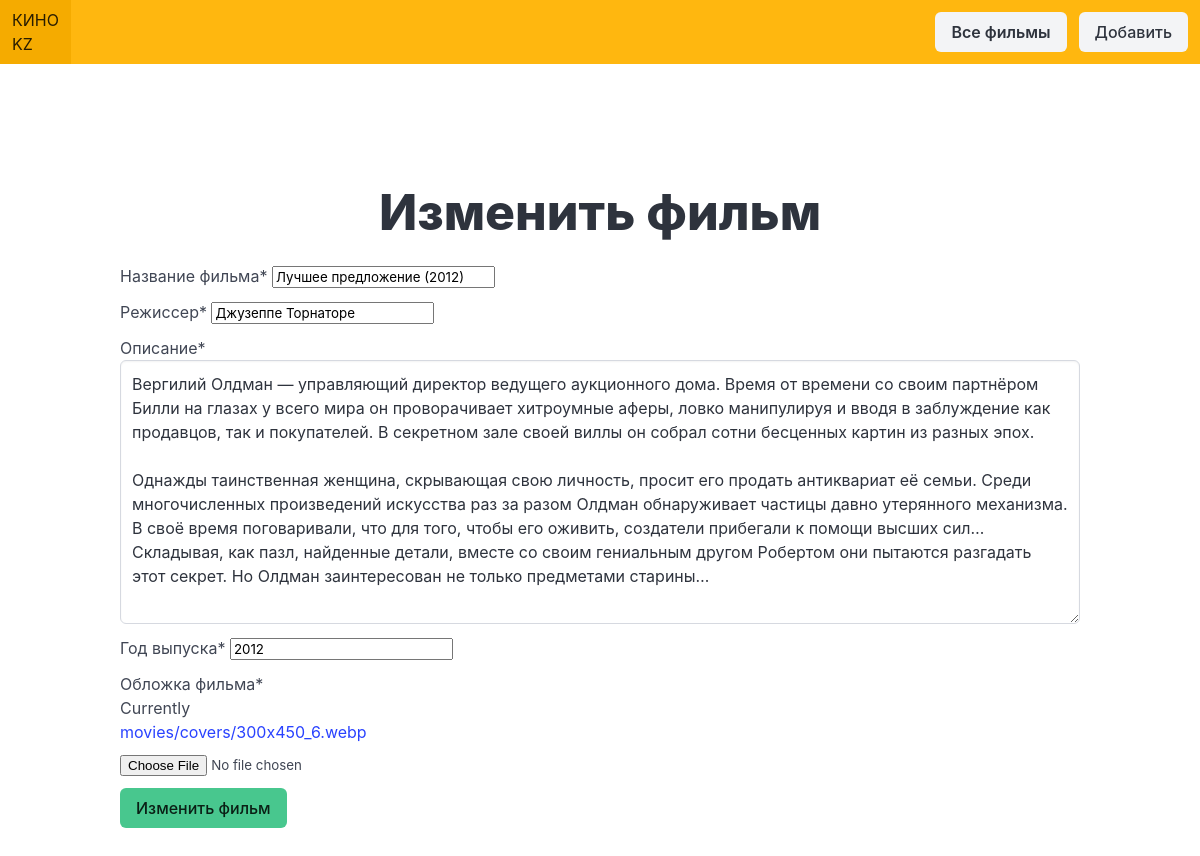
Page /update/9/ on the committed database.
### movie_app/models.py (models this page shows, shortened)
class Movie(models.Model):
    name=models.CharField("",max_length=255)
    description=models.TextField("")
    director=models.CharField("",max_length=255)
    year=models.IntegerField("")
    cover=models.ImageField(upload_to='movies/covers/')

### movie_app/views.py (the view)
# urls.py: path('update/<int:pk>/',views.update_movie, name='update_movie'),
def update_movie(request, pk):
    movie = get_object_or_404(Movie, pk=pk)
    if request.method == 'POST':
        form = MovieForm(request.POST, request.FILES, instance=movie)
        if form.is_valid():
            form.save()
            return redirect('movies_page')
    else:
        form = MovieForm(instance=movie)
        context={
        'form':form
    }
    return render(request, 'create_movie.html',context)

### movie_app/forms.py
class MovieForm(forms.ModelForm):
    class Meta:
        model = Movie
        fields = ['name', 'director', 'description', 'year', 'cover']
        labels = {
            'name': 'Название фильма',
            'director': 'Режиссер',
            'description': 'Описание',
            'year': 'Год выпуска',
            'cover': 'Обложка фильма',
        }

### movie_app/templates/create_movie.html (shortened to what this page needs)
{% extends 'base.html' %}
{% load crispy_forms_tags %}
{% block content %}
<section class="movie-list">
    <div class="container">
        <h1 class="title">
            {% if form.instance.pk %}
            Изменить фильм
            {%else%}
            Добавить фильм
            {%endif%}
         </h1>
   <form method="post" enctype="multipart/form-data">
    {{form|crispy}}
<button type="submit" class="button is-success">{% if form.instance.pk %}
    Изменить фильм
    {%else%}
    Добавить фильм
    {%endif%}</button>
   </form>
    </div>
</section>
{% endblock %}

### movie_app/static/style.css (style rules this page uses)
.movie-list { padding: 120px 0; }
.title { text-align: center; font-size:50px; }

### rows in the picture
Movie: name "Лучшее предложение (2012)", director "Джузеппе Торнаторе", description "Вергилий Олдман — управляющий директор ведущего аукционного дома. Время от времени со своим партнёром Билли на глазах у всего мира он проворачивает хитроумные аферы, ловко манипулируя и вводя в заблуждение как продавцов, так и покупателей. В секретном зале своей виллы он собрал сотни бесценных картин из разных эпох. Однажды таинственная женщина, скрывающая свою личность, просит его продать антиквариат её семьи. Среди многочисленных произведений искусства раз за разом Олдман обнаруживает частицы давно утерянного механизма. В своё время поговаривали, что для того, чтобы его оживить, создатели прибегали к помощи высших сил… Складывая, как пазл, найденные детали, вместе со своим гениальным…", year "2012"
